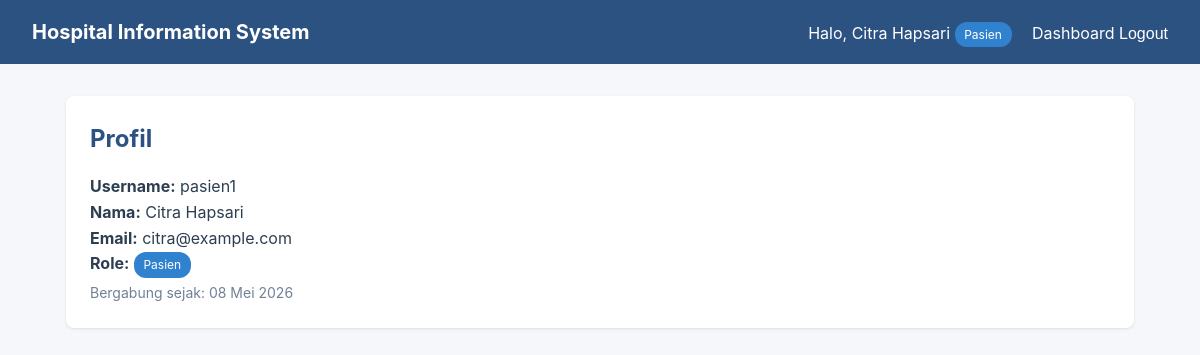
The app's page /accounts/profile/ (signed in) with its own data.
### accounts/models.py (models this page shows, shortened)
class User(AbstractUser):
    role = models.CharField(
        max_length=16,
        choices=Role.choices,
        default=Role.PASIEN,
    )
    full_name = models.CharField(max_length=120, blank=True)

### accounts/views.py (the view)
# urls.py: path("profile/", views.profile_view, name="profile"),
@login_required
def profile_view(request):
    return render(request, "accounts/profile.html", {"user_obj": request.user})

### accounts/templates/accounts/profile.html (shortened to what this page needs)
{% extends "base.html" %}
{% block content %}
<div class="card">
    <h2>Profil</h2>
    <p><strong>Username:</strong> {{ user_obj.username }}</p>
    <p><strong>Nama:</strong> {{ user_obj.full_name }}</p>
    <p><strong>Email:</strong> {{ user_obj.email }}</p>
    <p><strong>Role:</strong>
        <span class="role-badge role-{{ user_obj.role }}">{{ user_obj.get_role_display }}</span>
    </p>
    <p class="helper">Bergabung sejak: {{ user_obj.date_joined|date:"d M Y" }}</p>
</div>
{% endblock %}

### templates/base.html (shortened to what this page needs)
{% load static %}
<!DOCTYPE html>
<html lang="id">
<head>
</head>
<body>
    <nav class="navbar">
        <h1>Hospital Information System</h1>
        <div>
            {% if user.is_authenticated %}
                <span>Halo, {{ user.full_name|default:user.username }}
                    <span class="role-badge role-{{ user.role }}">{{ user.get_role_display }}</span>
                </span>
                <a href="{% url 'hospital_app:dashboard' %}">Dashboard</a>
                <form method="post" action="{% url 'accounts:logout' %}" style="display:inline">
                    <button type="submit" style="background:transparent;color:white;padding:0">Logout</button>
                </form>
            {% else %}
                <a href="{% url 'accounts:login' %}">Login</a>
                <a href="{% url 'accounts:register' %}">Daftar</a>
            {% endif %}
        </div>
    </nav>
    <div class="container">
        {% block content %}{% endblock %}
    </div>
</body>
</html>

### templates/base.html (style rules this page uses)
* { box-sizing: border-box; margin: 0; padding: 0; }
body { font-family: -apple-system, BlinkMacSystemFont, "Segoe UI", Roboto, sans-serif; background: #f5f7fa; color: #2c3e50; line-height: 1.6; }
.navbar { background: #2c5282; color: white; padding: 1rem 2rem; display: flex; justify-content: space-between; align-items: center; }
.navbar a { color: white; text-decoration: none; margin-left: 1rem; }
.navbar h1 { font-size: 1.25rem; }
.container { max-width: 1100px; margin: 2rem auto; padding: 0 1rem; }
.card { background: white; border-radius: 8px; padding: 1.5rem; box-shadow: 0 1px 3px rgba(0,0,0,0.1); margin-bottom: 1rem; }
h2 { margin-bottom: 1rem; color: #2c5282; }
button, .btn { background: #2c5282; color: white; border: none; padding: 0.6rem 1.2rem; border-radius: 4px; cursor: pointer; font-size: 1rem; text-decoration: none; display: inline-block; margin-top: 0.5rem; }
.role-badge { display: inline-block; padding: 0.2rem 0.6rem; background: #4a5568; color: white; border-radius: 12px; font-size: 0.75rem; }
.role-PASIEN { background: #3182ce; }
.helper { color: #718096; font-size: 0.875rem; margin-top: 0.25rem; }

### records on screen
User: full_name "Citra Hapsari", role "Pasien", username "pasien1", email "citra@example.com", date_joined "08 Mei 2026"
